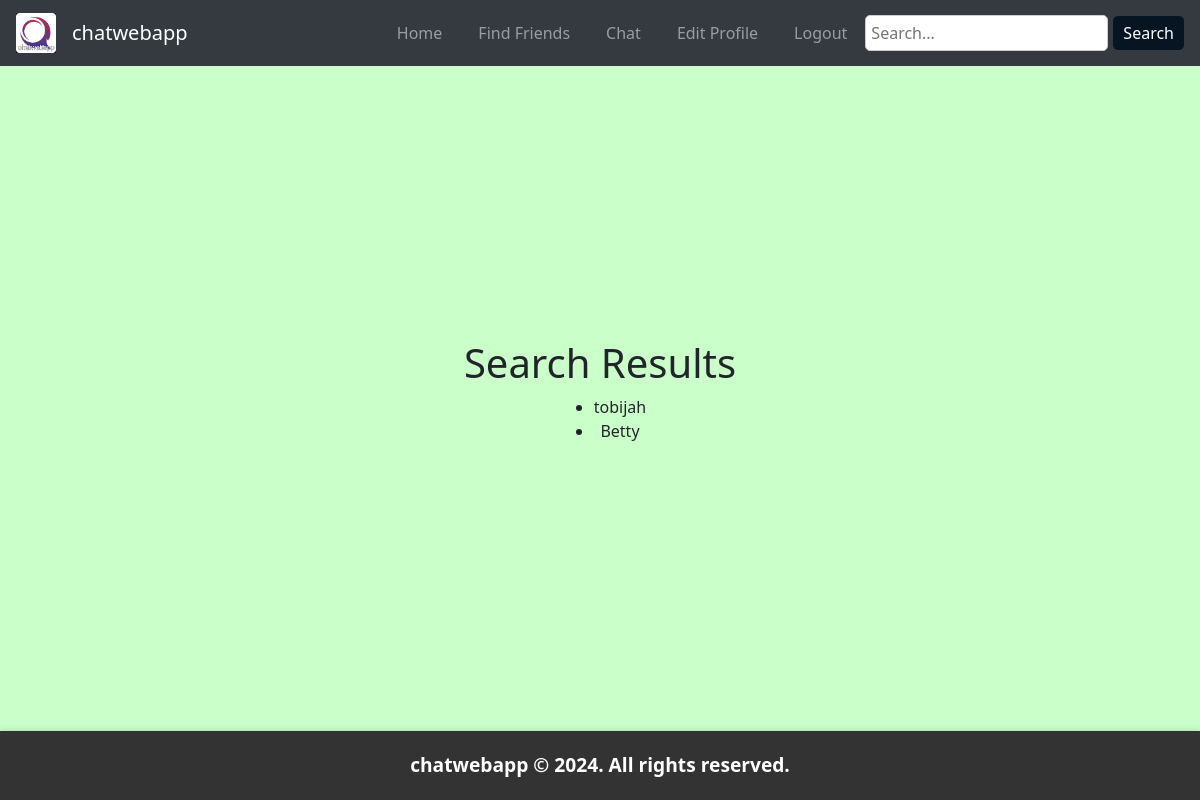
/auth/search (signed in), run on an earlier commit of the app's database.
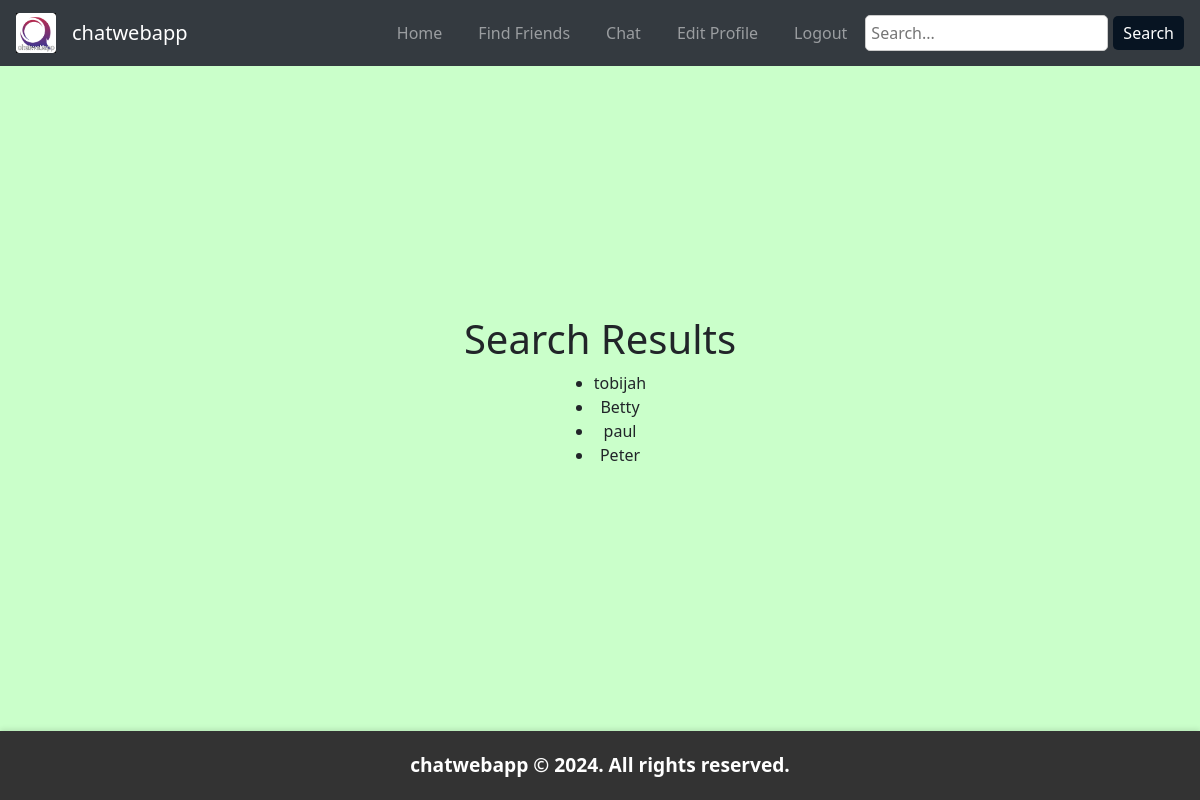
And on a later commit of the database.
### models/user.py (models this page shows, shortened)
class User(UserMixin, db.Model):
    __tablename__ = 'users'
    id = db.Column(db.Integer, primary_key=True)
    username = db.Column(db.String(150), unique=True, nullable=False)
    password = db.Column(db.String(150), nullable=False)
    email = db.Column(db.String(150), unique=True, nullable=True)
    phone_number = db.Column(db.String(20), nullable=True)
    profile_picture = db.Column(db.String(150), nullable=True)
    messages_sent = db.relationship('Message', foreign_keys='Message.sender_id', backref='sender', lazy=True)
    messages_received = db.relationship('Message', foreign_keys='Message.receiver_id', backref='receiver', lazy=True)

### routes/auth_routes.py (the view)
@auth_bp.route('/search', methods=['GET'])
@login_required
def search():
    username = request.args.get('username')
    if username:
        users = User.query.filter(User.username.like(f'%{username}%')).all()
    else:
        users = User.query.all()
    return render_template('search_users.html', users=users)

### app.py (called while the page is built)
@login_manager.user_loader
def load_user(user_id):
    return User.query.get(int(user_id))

### templates/search_users.html
{% extends "base.html" %}
{% block body %}
    <h1>Search Results</h1>
    {% if users %}
        <ul>
            {% for user in users %}
                <li>{{ user.username }}</li>
            {% endfor %}
        </ul>
    {% else %}
        <p>No users found.</p>
    {% endif %}
{% endblock %}

What changed in the data, as far as the page shows it:
added User: username "paul"
added User: username "Peter"
